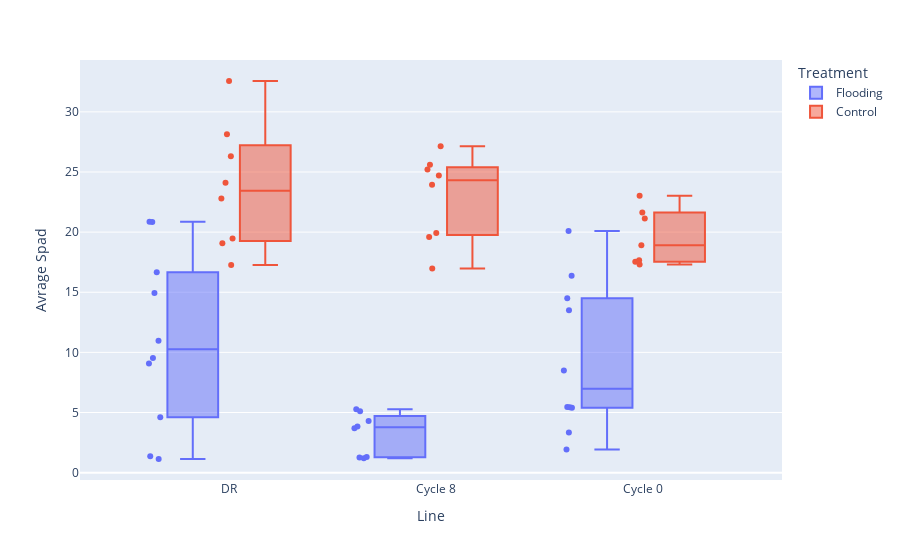

This figure's notebook cell:
### Code cell
box_plots (index_day.dropna(), 'Avrage Spad' ,dates=dates)
Create_graph_pic (index_day.dropna(), 'Avrage Spad' ,dates=dates)

### Figure 1 — Plotly figure (JSON) as saved in the notebook; plotly's stock layout.template omitted (floating-point values rounded to 4 significant figures)
{"data": [{"alignmentgroup": "True", "boxpoints": "all", "hovertemplate": "<b>%{hovertext}</b><br><br>Treatment=Flooding<br>Line=%{x}<br>Avrage Spad=%{y}<extra></extra>", "hovertext": [1, 2, 3, 4, 5, 6, 7, 8, 9, 10, 22, 23, 24, 25, 26, 27, 29, 30, 41, 42, 43, 44, 45, 46, 47, 48, 49, 50], "legendgroup": "Flooding", "marker": {"color": "#636efa"}, "name": "Flooding", "notched": false, "offsetgroup": "Flooding", "orientation": "v", "quartilemethod": "exclusive", "showlegend": true, "type": "box", "x": ["DR", "DR", "DR", "DR", "DR", "DR", "DR", "DR", "DR", "DR", "Cycle 8", "Cycle 8", "Cycle 8", "Cycle 8", "Cycle 8", "Cycle 8", "Cycle 8", "Cycle 8", "Cycle 0", "Cycle 0", "Cycle 0", "Cycle 0", "Cycle 0", "Cycle 0", "Cycle 0", "Cycle 0", "Cycle 0", "Cycle 0"], "x0": " ", "xaxis": "x", "y": [1.133, 20.83, 4.6, 14.93, 9.067, 16.67, 1.367, 9.533, 10.97, 20.87, 1.267, 1.3, 3.7, 5.1, 1.2, 4.3, 5.267, 3.833, 13.5, 20.1, 5.467, 5.4, 3.333, 14.5, 16.37, 8.5, 1.933, 5.433], "y0": " ", "yaxis": "y"}, {"alignmentgroup": "True", "boxpoints": "all", "hovertemplate": "<b>%{hovertext}</b><br><br>Treatment=Control<br>Line=%{x}<br>Avrage Spad=%{y}<extra></extra>", "hovertext": [11, 12, 13, 15, 16, 17, 18, 19, 31, 32, 33, 34, 35, 36, 37, 38, 52, 54, 55, 56, 57, 58, 59], "legendgroup": "Control", "marker": {"color": "#EF553B"}, "name": "Control", "notched": false, "offsetgroup": "Control", "orientation": "v", "quartilemethod": "exclusive", "showlegend": true, "type": "box", "x": ["DR", "DR", "DR", "DR", "DR", "DR", "DR", "DR", "Cycle 8", "Cycle 8", "Cycle 8", "Cycle 8", "Cycle 8", "Cycle 8", "Cycle 8", "Cycle 8", "Cycle 0", "Cycle 0", "Cycle 0", "Cycle 0", "Cycle 0", "Cycle 0", "Cycle 0"], "x0": " ", "xaxis": "x", "y": [28.13, 19.07, 24.1, 26.3, 19.47, 22.8, 17.27, 32.57, 19.6, 27.13, 24.7, 23.93, 19.93, 16.97, 25.2, 25.6, 17.53, 17.67, 18.9, 21.13, 23.03, 17.3, 21.63], "y0": " ", "yaxis": "y"}], "layout": {"boxmode": "group", "legend": {"title": {"text": "Treatment"}, "tracegroupgap": 0}, "margin": {"t": 60}, "xaxis": {"anchor": "y", "domain": [0, 1], "title": {"text": "Line"}}, "yaxis": {"anchor": "x", "domain": [0, 1], "title": {"text": "Avrage Spad"}}}}
